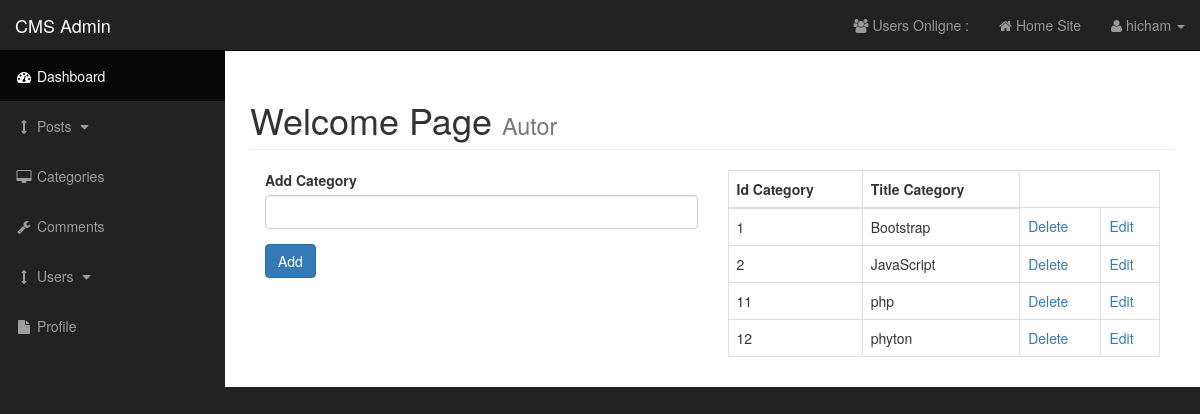
/admin/categories.php (signed in), run on the app's committed database.
### tables this page shows
CREATE TABLE `categories` (
  `cat_id` int(3) NOT NULL,
  `cat_title` varchar(255) NOT NULL
);

### admin/functions.php (the view, shortened to what this page needs)
<?php
function view_categories(){
    global $connection;
     $query = "SELECT * FROM categories";
     $select_all = mysqli_query($connection,$query);
     while ($row = mysqli_fetch_assoc($select_all)) {
     $id = $row['cat_id'];
     $title = $row['cat_title'];
     echo" <tr>
    <td>{$id}</td>
    <td>{$title}</td>
    <td><a href='categories.php?delete={$id}'>Delete</a></td>
    <td><a href='categories.php?update={$id}'>Edit</a></td>
    </tr>";
    }
}

### admin/css/sb-admin.css (style rules this page uses)
body { margin-top: 100px; background-color: #222; }
@media (min-width:768px) { body { margin-top: 50px; } }

### data on the page
categories: cat_id "1", cat_title "Bootstrap"
categories: cat_id "2", cat_title "JavaScript"
categories: cat_id "11", cat_title "php"
categories: cat_id "12", cat_title "phyton"

### other printed values
$_SESSION['firstname'] "hicham"
